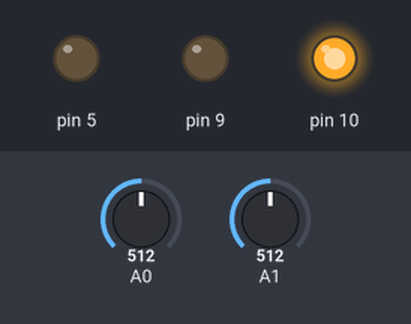
A sketch run on a simulated Arduino Leonardo, built with avr-gcc and run on an emulated ATmega32U4. On the bench: output pins drawn as LEDs (lit = HIGH). The test bench sets the inputs (shaded band); at power-on: A0 = 512, A1 = 512. USB keyboard and mouse output is not drawn; what the sketch prints to the serial monitor is not drawn.

Above: at 1.2 s.
1.3 s: A0 set to 540
3.6 s: A1 set to 530
5.8 s: A0 set to 596
7.3 s: A0 set to 626
Timing chart, 0 to 10.3 s (numbered marks = the images above; inputs shaded):
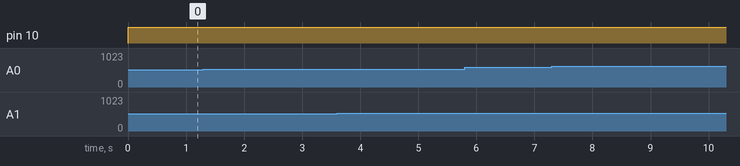

The sketch:

Blinky.ino
```cpp
#include <Keyboard.h>
#include <Esplora.h>
#include <Mouse.h>

void setup() {
  Serial.begin(9600);       // initialize serial communication with your computer
  Mouse.begin();
}

void loop() {
  int W = Esplora.readButton(SWITCH_UP);
  int S = Esplora.readButton(SWITCH_DOWN);
  int A = Esplora.readButton(SWITCH_LEFT);
  int D = Esplora.readButton(SWITCH_RIGHT);
  Esplora.writeRGB(0, 255, 0);  // make the LED green
  delay(0);
  //LOW when pressed, HIGH when not pressed.
  if(W == LOW){
    Keyboard.press('w');
    Keyboard.releaseAll();
    }
  if(A == LOW){
    Keyboard.press('a');
    Keyboard.releaseAll();
    }
  if(S == LOW){
    Keyboard.press('s');
    Keyboard.releaseAll();
    }
  if(D == LOW){
    Keyboard.press('d');
    Keyboard.releaseAll();
    }
  int xValue = Esplora.readJoystickX();        // read the joystick's X position
  int yValue = Esplora.readJoystickY();        // read the joystick's Y position
  int button = Esplora.readJoystickSwitch();   // read the joystick pushbutton
  Serial.print("Joystick X: ");                // print a label for the X value
  Serial.print(xValue);                        // print the X value
  Serial.print("\tY: ");                       // print a tab character and a label for the Y value
  Serial.print(yValue);                        // print the Y value
  Serial.print("\tButton: ");                  // print a tab character and a label for the button
  Serial.print(button);                        // print the button value

  int mouseX = map(xValue, -512, 512, 10, -10);  // map the X value to a range of movement for the mouse X
  int mouseY = map(yValue, -512, 512, -10, 10);  // map the Y value to a range of movement for the mouse Y
  Mouse.move(mouseX, mouseY, 0);                 // move the mouse

  if (button == 0) {                           // if the joystick button is pressed
    Mouse.press();                             // send a mouse click
  } else {
    Mouse.release();                           // if it's not pressed, release the mouse button
  }

  delay(10);


}
```

Measured:
- after the input at 1.3 s, every drawn part: stays the same
- after the input at 3.6 s, every drawn part: stays the same
- after the input at 5.8 s, every drawn part: stays the same
- after the input at 7.3 s, every drawn part: stays the same
